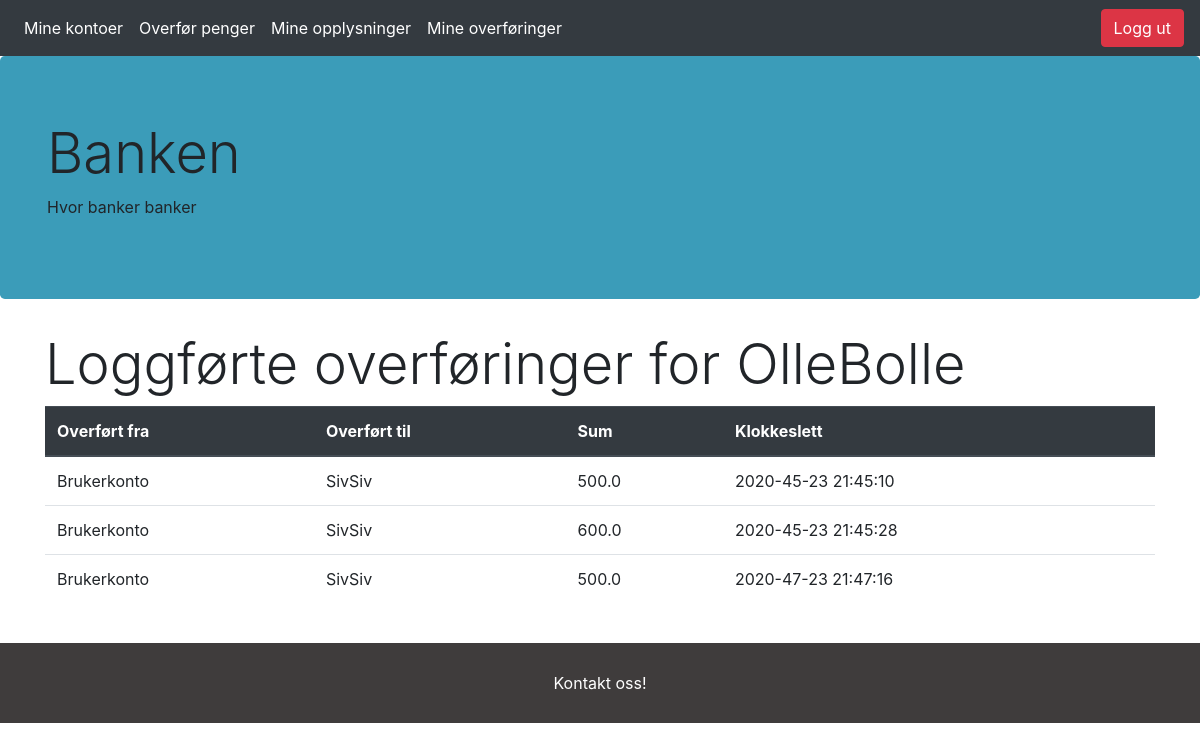
The page /logs (signed in) on the database its author committed.
### app/models.py (models this page shows, shortened)
class User(db.Model, UserMixin):
    id = db.Column(db.Integer, primary_key=True, nullable=False)
    username = db.Column(db.String(20), unique=True, nullable=False)
    useremail = db.Column(db.String(120), unique=True, nullable=False)
    useraddr = db.Column(db.String(200), nullable=False)
    userpwd = db.Column(db.String(60), nullable=False)
    usertlf = db.Column(db.Integer(), unique=True,  nullable=False)
    accounts = db.relationship('Account',  backref='holder', lazy=True)
    logs = db.relationship('Log', backref='logger', lazy=True)
    confirmed = db.Column(db.Boolean, nullable=False, default=False)
    confirmed_on = db.Column(db.DateTime, nullable=True)
    otp_secret = db.Column(db.String(16))
    confirmed = db.Column(db.Boolean, nullable=False, default=False)
    confirmed_on = db.Column(db.DateTime, nullable=True)

class Log(db.Model):
    id = db.Column(db.Integer, primary_key=True)
    loguser = db.Column(db.Integer, db.ForeignKey('user.id'), nullable=False)
    logfrom = db.Column(db.String(20), nullable=False)
    logto = db.Column(db.String(20), nullable=False)
    logsum = db.Column(db.Float , nullable=False)
    logtime = db.Column(db.String(20), nullable=False)

### app/routes.py (the view)
@app.route("/logs")
@login_required
def logs():
    return render_template('logs.html'), 200, {
        'Cache-Control': 'no-cache, no-store, must-revalidate',
        'Pragma': 'no-cache',
        'Expires': '0'}

### app/models.py (called while the page is built)
@login_manager.user_loader
def load_user(user_id):
    return User.query.get(int(user_id))

### app/routes.py (called while the page is built)
@app.before_request
def before_request():
    session.permanent = True
    app.permanent_session_lifetime = dt.timedelta(minutes=10)
    session.modified = True

### app/templates/logs.html
{%extends 'base.html'%} {% block body %}
<div class="container mx-auto">
    <h1 class="display-4"> Loggførte overføringer for {{ current_user.username }} </h1>
    <table class="table">
        <thead class="thead-dark">
            <th>Overført fra</th>
            <th>Overført til</th>
            <th>Sum</th>
            <th>Klokkeslett</th>
        </thead>
        {%for log in current_user.logs if current_user.logs%}
        <tr>
            <td>{{ log.logfrom}}</td>
            <td>{{ log.logto}}</td>
            <td>{{ log.logsum}}</td>
            <td>{{ log.logtime}}</td>
        </tr>
        {% endfor %}
    </table>
</div>
{% endblock %}

### rows shown on the page
User: username "OlleBolle"
Log: logfrom "Brukerkonto", logto "SivSiv", logsum "500.0", logtime "2020-45-23 21:45:10"
Log: logfrom "Brukerkonto", logto "SivSiv", logsum "600.0", logtime "2020-45-23 21:45:28"
Log: logfrom "Brukerkonto", logto "SivSiv", logsum "500.0", logtime "2020-47-23 21:47:16"
